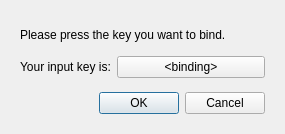
<?xml version="1.0" encoding="UTF-8"?>
<ui version="4.0">
 <author>SpaceSkyNet</author>
 <class>bindKeyDialog</class>
 <widget class="QDialog" name="bindKeyDialog">
  <property name="geometry">
   <rect>
    <x>0</x>
    <y>0</y>
    <width>285</width>
    <height>134</height>
   </rect>
  </property>
  <property name="windowTitle">
   <string>bindKeyDialog</string>
  </property>
  <layout class="QGridLayout" name="gridLayout">
   <item row="0" column="0">
    <layout class="QVBoxLayout" name="bindKeyVerticalLayout">
     <property name="leftMargin">
      <number>9</number>
     </property>
     <property name="topMargin">
      <number>9</number>
     </property>
     <property name="rightMargin">
      <number>9</number>
     </property>
     <property name="bottomMargin">
      <number>9</number>
     </property>
     <item>
      <widget class="QLabel" name="inputKeyInfoLabel">
       <property name="text">
        <string>Please press the key you want to bind.</string>
       </property>
       <property name="wordWrap">
        <bool>true</bool>
       </property>
      </widget>
     </item>
     <item>
      <layout class="QFormLayout" name="inputKeyFormLayout">
       <item row="0" column="0">
        <widget class="QLabel" name="inputKeyLabel">
         <property name="text">
          <string>Your input key is:</string>
         </property>
        </widget>
       </item>
       <item row="0" column="1">
        <widget class="QPushButton" name="inputKeyPushButton">
         <property name="text">
          <string>&lt;binding&gt;</string>
         </property>
        </widget>
       </item>
      </layout>
     </item>
     <item>
      <widget class="QDialogButtonBox" name="OKCancelButtonBox">
       <property name="orientation">
        <enum>Qt::Horizontal</enum>
       </property>
       <property name="standardButtons">
        <set>QDialogButtonBox::Cancel|QDialogButtonBox::Ok</set>
       </property>
       <property name="centerButtons">
        <bool>false</bool>
       </property>
      </widget>
     </item>
    </layout>
   </item>
  </layout>
 </widget>
 <resources/>
 <connections>
  <connection>
   <sender>OKCancelButtonBox</sender>
   <signal>accepted()</signal>
   <receiver>bindKeyDialog</receiver>
   <slot>accept()</slot>
   <hints>
    <hint type="sourcelabel">
     <x>248</x>
     <y>254</y>
    </hint>
    <hint type="destinationlabel">
     <x>157</x>
     <y>274</y>
    </hint>
   </hints>
  </connection>
  <connection>
   <sender>OKCancelButtonBox</sender>
   <signal>rejected()</signal>
   <receiver>bindKeyDialog</receiver>
   <slot>reject()</slot>
   <hints>
    <hint type="sourcelabel">
     <x>316</x>
     <y>260</y>
    </hint>
    <hint type="destinationlabel">
     <x>286</x>
     <y>274</y>
    </hint>
   </hints>
  </connection>
 </connections>
</ui>
